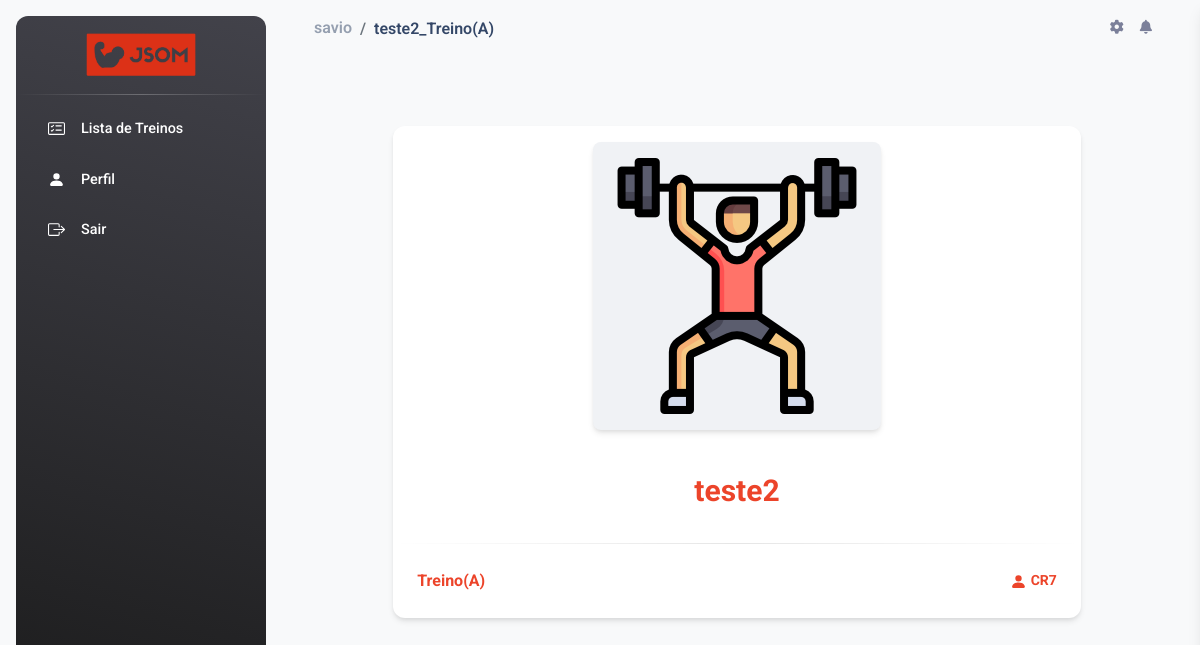
The page /detalhes/10/ (signed in) on the database as committed earlier.
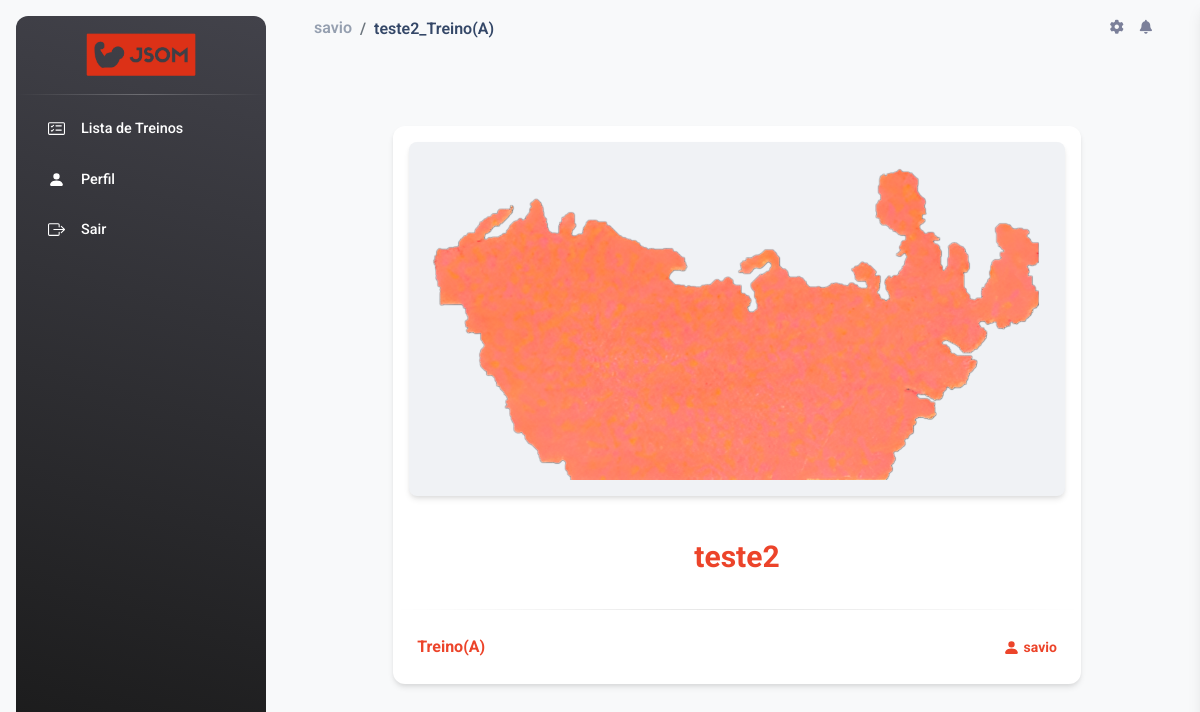
The same page on the database as committed later.
### jsom_sga/models.py (models this page shows, shortened)
class Treino(models.Model):
    nome = models.CharField(max_length=90)
    CATEGORIA_CHOICES = [
        ('Treino(A)', 'Treino-A'),
        ('Treino(B)', 'Treino-B'),
        ('Treino(C)', 'Treino-C'),
        ('Treino(D)', 'Treino-D'),
        ('Treino(E)', 'Treino-E'),
    ]
    categoria = models.CharField(max_length=9, choices=CATEGORIA_CHOICES)
    imagem = models.ImageField(blank=True, upload_to='pictures/%Y/%m/')
    descricao = models.TextField(blank=True)
    status = models.BooleanField(default=False)  # Adicionando o campo status
    owner = models.ForeignKey(
        User,
        on_delete=models.SET_NULL,
        blank=True, null=True
    )

### jsom_sga/views/aluno_views.py (the view)
# urls.py: path('detalhes/<int:treino_id>/', views.detalhes_treino, name='detalhes_treino'),
@login_required(login_url='JSOM_SGA:index')
def detalhes_treino(request, treino_id):
    treino = get_object_or_404(Treino, id=treino_id)
    site_title = f'{treino.nome}_{treino.categoria}'
    context = {
        'site_title': site_title,
        'treino': treino
    }
    return render(request, 'CRUD_treino/detalhes_treino.html', context)

### jsom_sga/templates/CRUD_treino/detalhes_treino.html (shortened to what this page needs)
{% extends "global/base.html" %}
{% load static %}
{% block corpo %}
<div class="container mb-3 mt-4">
    <div class="row">
      <div class="col-md-10 mx-auto">
        <div class="card" data-animation="true">
            <div class="mt-3 mx-3 z-index-2 d-flex justify-content-center ">
                {% if treino.imagem %}
                    <a class="d-block blur-shadow-image">
                        <img src="{{ treino.imagem.url }}" alt="img-blur-shadow {{ treino.nome }}" class="img-fluid shadow rounded-3 p-3 bg-light">
                    </a>
                {% else %}
                    <a class="d-block blur-shadow-image">
                        <img src="{% static "img/treino_padao.png" %}" alt="img-blur-shadow {{ treino.nome }}" class="img-fluid shadow rounded-3 p-3 bg-light">
                    </a>
                {% endif %}
            </div>
            <div class="card-body text-center">
              <h5 class="font-weight-normal mt-3 text-primary_jsom fs-3 font-weight-bolder">
                {{ treino.nome }}
              </h5>
            </div>
            <hr class="dark horizontal my-0">
            <div class="card-footer d-flex">
                <p class="font-weight-bolder my-auto text-primary_jsom" data-bs-toggle="tooltip" data-bs-placement="top" title="Categoria">
                    {{ treino.categoria }}
                </p>
                <p class="text-sm my-auto position-relative ms-auto text-primary_jsom font-weight-bolder" data-bs-toggle="tooltip" data-bs-placement="top" title="Aluno desse treino">
                    <svg xmlns="http://www.w3.org/2000/svg" width="17" height="17" fill="currentColor" class="bi bi-person-fill opacity-10" viewBox="0 0 16 16">
                        <path d="M3 14s-1 0-1-1 1-4 6-4 6 3 6 4-1 1-1 1zm5-6a3 3 0 1 0 0-6 3 3 0 0 0 0 6"/>
                    </svg>
                    {{treino.owner}}
                </p>
            </div>
          </div>
      </div>
    </div>
</div>
{% endblock corpo %}

### base_templates/global/base.html (shortened to what this page needs)
{% load static %}
<!DOCTYPE html>
<html lang="pt-br">
<head>
  {% include "global/partials/head.html" %}
</head>
<body class="g-sidenav-show bg-gray-100">
  {% include "global/partials/aside.html" %} {% comment %} Incluindo Menu {% endcomment %}
  <main class="main-content border-radius-lg ">
    {% include "global/partials/navbar.html" %} {% comment %} Incluindo NavBar {% endcomment %}
    <div class="container-fluid py-4">
      <div class="row">
        <div class="w-100 position-relative z-index-2">
          <div class="card card-plain mb-4">
            <div class="card-body">
              <div class="row">
                <div class="d-flex-collumn w-100 ">
                  {% block corpo %}  {% endblock corpo %}
                </div>
              </div>
            </div>
          </div>
        </div>
      </div>
    </div>
  </main>
</body>
</html>

### base_templates/global/partials/head.html (shortened to what this page needs)
  {% load static %}
  <link rel="stylesheet" href="https://cdn.jsdelivr.net/npm/bootstrap@5.3.2/dist/css/bootstrap.min.css">
  <link rel="stylesheet" href="https://cdn.jsdelivr.net/npm/bootstrap-icons@1.11.3/font/bootstrap-icons.min.css">
  <link rel="stylesheet" href="{% static "global/css/style.css" %} ">
  <link href="{% static "assets/css/nucleo-icons.css" %}" rel="stylesheet" />
  <link href="{% static "assets/css/nucleo-svg.css" %}" rel="stylesheet" />
  <link id="pagestyle" href="{% static "assets/css/material-dashboard.css" %}" rel="stylesheet" />

### base_templates/global/partials/aside.html (shortened to what this page needs)
{% load static %}
<aside class="sidenav navbar navbar-vertical navbar-expand-xs border-0 border-radius-xl my-3 fixed-start ms-3 bg-gradient-dark "  id="sidenav-main">
    <div class="sidenav-header d-flex align-items-center justify-content-center">
      <a class="navbar-brand m-0 p-0 w-100 h-100 d-flex align-items-center justify-content-center" href=" {% url "JSOM_SGA:index" %} ">
        <img src="{% static "img/logo3_claro_jsom.png" %}" class="navbar-brand-img h-100" alt="main_logo">
      </a>
    </div>
    <hr class="horizontal light mt-0 mb-2">
    <div class="collapse navbar-collapse w-auto " id="sidenav-collapse-main">
      <ul class="navbar-nav">
        {% if user.is_authenticated %}
          {% if not user.is_staff %}
            <li class="nav-item">
              <a class="nav-link text-white {{lista_treinos}}" href="{% url "JSOM_SGA:index" %}">
                <div class="text-white text-center me-2 d-flex align-items-center justify-content-center">
                </div>
                <span class="nav-link-text ms-2 fw-medium fs-7">Lista de Treinos</span>
              </a>
            </li>
            <li class="nav-item">
              <a class="nav-link text-white {{perfil_aluno}}" href="{% url "JSOM_SGA:perfil_aluno" user_id=request.user.id %}">
                <div class="text-white text-center me-2 d-flex align-items-center justify-content-center">
                  <svg xmlns="http://www.w3.org/2000/svg" width="17" height="17" fill="currentColor" class="bi bi-person-fill opacity-10" viewBox="0 0 16 16">
                    <path d="M3 14s-1 0-1-1 1-4 6-4 6 3 6 4-1 1-1 1zm5-6a3 3 0 1 0 0-6 3 3 0 0 0 0 6"/>
                  </svg>
                </div>
                <span class="nav-link-text ms-2 fw-medium fs-7">Perfil</span>
              </a>
            </li>
          {% endif %}
          <li class="nav-item">
            <a class="nav-link text-white" href="{% url "JSOM_SGA:logout" %}">
              <div class="text-center me-2 d-flex align-items-center justify-content-center">
              </div>
              <span class="nav-link-text ms-2 fw-medium fs-7">Sair</span>
            </a>
          </li>
        {% endif %}
      </ul>
    </div>
  </aside>

### base_templates/global/partials/navbar.html (shortened to what this page needs)
{% load static %}
    <nav class="navbar navbar-main navbar-expand-lg px-0 mx-4 shadow-none border-radius-xl" id="navbarBlur"
      data-scroll="true">
      <div class="container-fluid py-1 px-3">
        <nav aria-label="breadcrumb">
          {% if user.is_authenticated %}
          <ol class="breadcrumb bg-transparent mb-0 pb-0 pt-1 px-0 me-sm-6 me-5 fw-semibold ">
            <li class="breadcrumb-item text-sm">
                {% if user.is_staff %}
                  <a class="opacity-5 text-dark fs-6" href="{% url "JSOM_SGA:admin_update" %}">
                    Admin
                  </a>
                {% else %}
                  <a class="opacity-5 text-dark fs-6" href="{% url "JSOM_SGA:perfil_aluno" user_id=request.user.id %}">
                    {{user.username}}
                  </a>
                {% endif %}
            </li>
            <li class="breadcrumb-item text-dark active fs-6" >
              {{site_title}}
            </li>
          </ol>
          {% endif %}
        </nav>
        <div class="collapse navbar-collapse mt-sm-0 mt-2 me-md-0 me-sm-4" id="navbar">
          <ul class="navbar-nav  justify-content-end">
            <li class="nav-item px-3 d-flex align-items-center">
              <a href="javascript:;" class="nav-link text-body p-0">
                <i class="fa fa-cog fixed-plugin-button-nav cursor-pointer"></i>
              </a>
            </li>
            <li class="nav-item dropdown pe-2 d-flex align-items-center">
              <a href="javascript:;" class="nav-link text-body p-0" id="dropdownMenuButton" data-bs-toggle="dropdown"
                aria-expanded="false">
                <i class="fa fa-bell cursor-pointer"></i>
              </a>
            </li>
          </ul>
        </div>
      </div>
    </nav>

### base_static/global/css/style.css (style rules this page uses)
.text-primary_jsom { color: #ec442a !important; }
.navbar-vertical .navbar-brand>img, .navbar-vertical .navbar-brand-img { max-width: 7.5rem !important; max-height: 3rem !important ; }
.fs-7 { font-size: 0.9rem !important; }

Rows that differ between the two databases and show on the page:
changed Treino "teste2": imagem: picture added; owner "CR7" → "savio"
